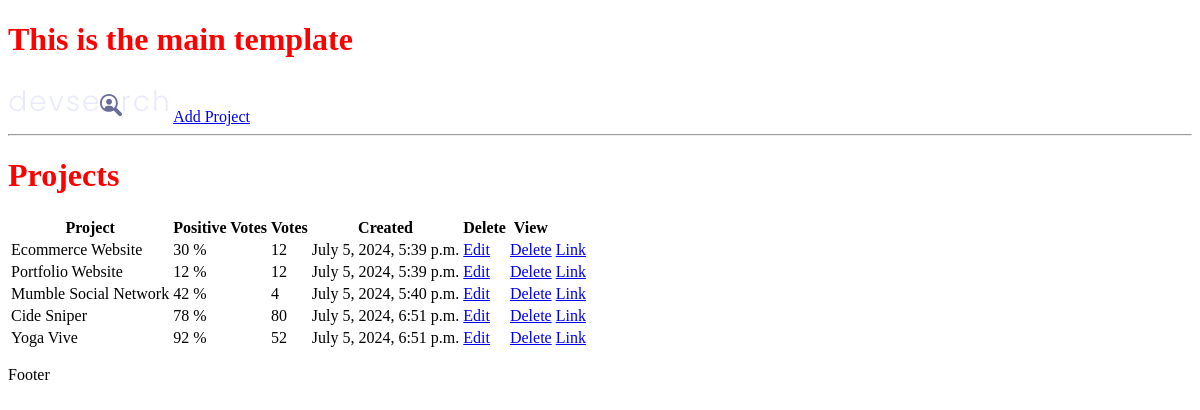
The app's page /, older data.
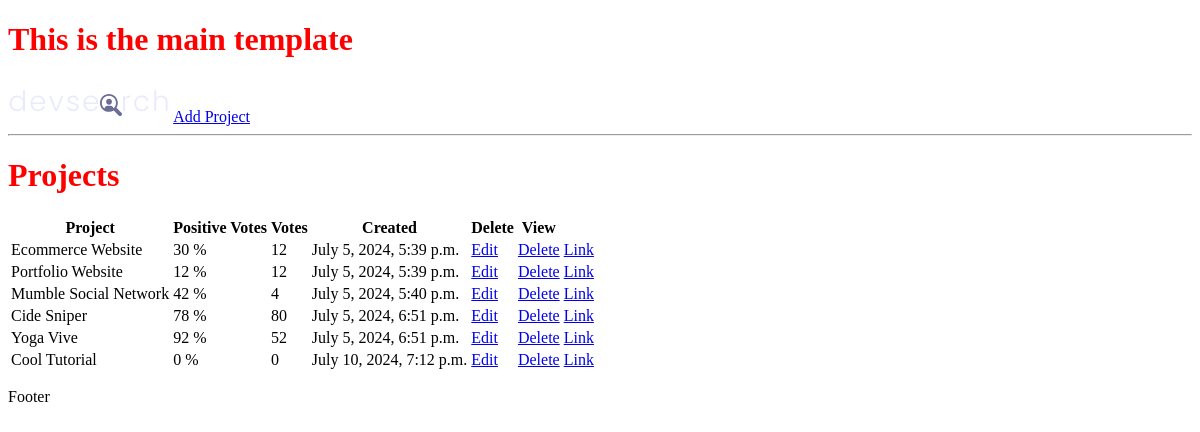
The same page, newer data.
### projects/models.py (models this page shows, shortened)
class Project(models.Model):
    title = models.CharField(max_length=200)
    description = models.TextField(null = True, blank=True) # Can leave it empty (database, django) to know
    featured_image = models.ImageField(
        null=True, blank=True, default="default.jpg")
    demo_link = models.CharField(max_length = 2000, null = True, blank = True)
    source_link = models.CharField(max_length = 2000, null = True, blank = True)
    tags = models.ManyToManyField('Tag', blank = True) # In string to be able to add it
    vote_total = models.IntegerField(default = 0, null = True, blank = True)
    vote_ratio = models.IntegerField(default = 0, null = True, blank = True)
    created = models.DateTimeField(auto_now_add = True)
    id = models.UUIDField(default = uuid.uuid4, unique = True,
                          primary_key = True, editable = False)

### projects/views.py (the view)
# urls.py: path('', include('projects.urls'))
def projects(request):
    projects = Project.objects.all()
    context = {'projects' : projects}
    return render(request, 'projects/projects.html', context)

### projects/templates/projects/projects.html
{% extends 'main.html' %}
{% block content %}
<h1>Projects</h1>
<table>
    <tr>
        <th>Project</th>
        <th>Positive Votes</th>
        <th>Votes</th>
        <th>Created</th>
        <th>Delete</th>
        <th>View</th>
        <th></th>
    </tr>
    {% for project in projects %}
        <tr>
            <td>{{project.title}}</td>
            <td>{{project.vote_ratio}} %</td>
            <td>{{project.vote_total}}</td>
            <td>{{project.created}}</td>
            <td><a href="{% url 'update-project' project.id %}">Edit</a></td>
            <td><a href="{% url 'delete-project' project.id %}">Delete</a></td>
            <td><a href="{% url 'project' project.id %}">Link</a></td>
        </tr>
    {% endfor %}
</table>
{% endblock content %}

### templates/main.html (shortened to what this page needs)
<!DOCTYPE html>
{% load static %}
<html lang="en">
<head>
    <link rel="stylesheet" type="text/css" media="screen" href="{% static 'styles/main.css' %}">
</head>
<body>
    <h1>This is the main template</h1>
    {% include 'navbar.html' %}
    {% block content %}
    {% endblock content %}
    <p>Footer</p>
</body>
</html>

### templates/navbar.html
{% load static %}
<img src="{% static 'images/logo.svg' %}" alt="">
<a href="{% url 'create-project' %}">Add Project</a>
<hr>

### static/styles/main.css (style rules this page uses)
h1 { color: red; }

Row changes from the older to the newer data that the page shows:
added Project: title "Cool Tutorial", vote_ratio "0", vote_total "0", created "July 10, 2024, 7:12 p.m."
